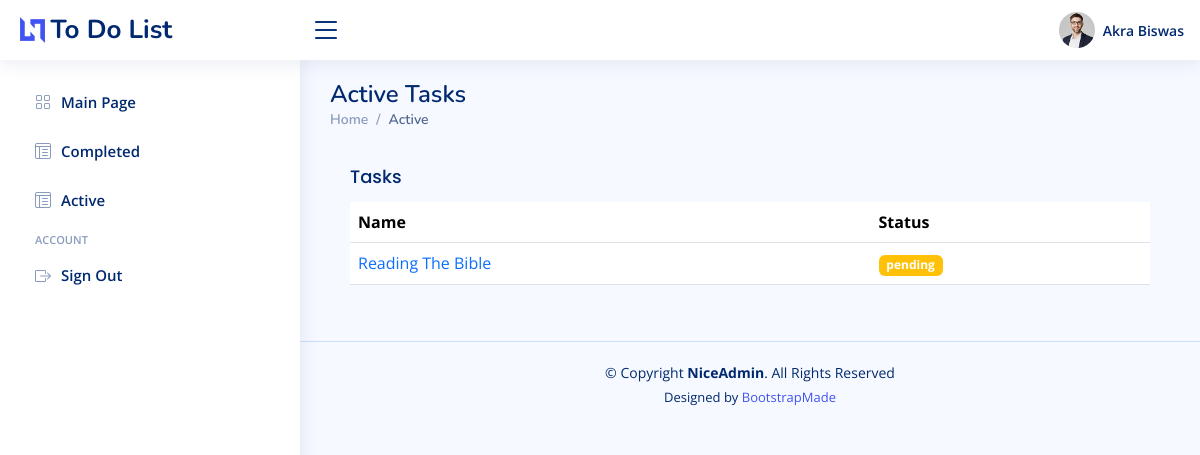
Page /todolist/display/pending (signed in) on the earlier database version.
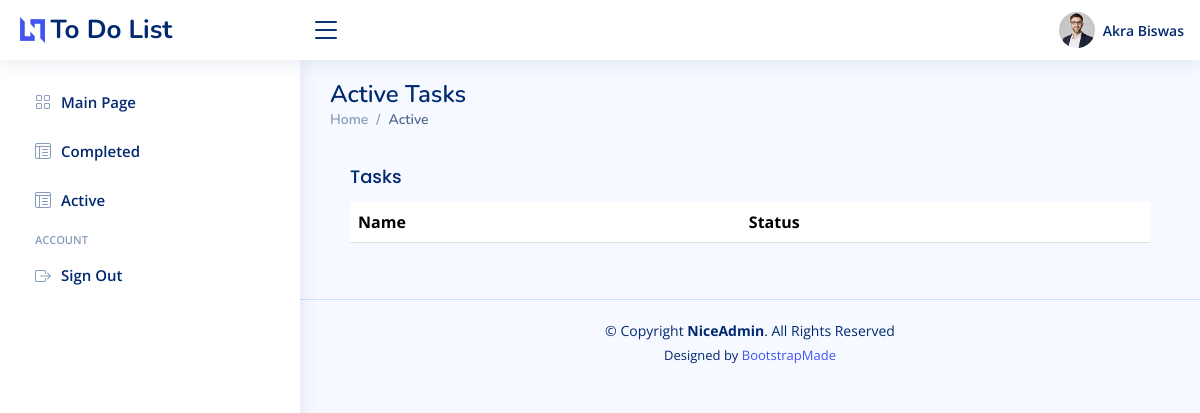
Same page on the later database version.
### ToDoList/models.py (models this page shows, shortened)
class Task(models.Model):
    name = models.CharField(max_length=150)
    time = models.DurationField(null=True)
    status_choices = [
        ("pending","pending"),
        ("complete","complete"),
        ("overdue","overdue"),
    ]
    status = models.CharField(max_length=20,choices=status_choices,default="pending")
    user_id = models.ForeignKey(User, on_delete=models.CASCADE, default=None)
    updated_at = models.DateTimeField(auto_now=True)

### ToDoList/views.py (the view)
# urls.py: path("display/<str:display_type>",views.display,name="display"),
def display(request, display_type):
    config = {}
    user_data = get_user_data(request)
    tasks = Task.objects.filter(user_id = user_data, status = display_type)
    config['display_type'] = "Completed" if display_type == "complete" else "Active"
    config['user'] = f"{user_data.first_name} {user_data.last_name}"
    config['tasks'] = tasks
    return render(request,"display.html",config)

### ToDoList/utils.py (called while the page is built)
def get_user_data(request):
    return User.objects.get(id = get_auth_from_session(request))

### authentication/utils.py (called while the page is built)
def get_auth_from_session(request):
    return request.session['user']

### ToDoList/templates/display.html (shortened to what this page needs)
{% extends "index.html" %}
{% block content %}
    <main id="main" class="main">
        <div class="pagetitle">
            <h1>{{display_type}} Tasks</h1>
            <nav>
            <ol class="breadcrumb">
                <li class="breadcrumb-item"><a href="{% url 'index'%}">Home</a></li>
                <li class="breadcrumb-item active">{{display_type}}</li>
            </ol>
            </nav>
        </div>
        <section class="section">
            <div class="row">
            <div class="col-12">
                <div class="card-body">
                  <h5 class="card-title">Tasks</h5>
                  <table class="table table-hover datatable">
                    <thead>
                      <tr>
                        <th scope="col">Name</th>
                        <th scope="col">Status</th>
                      </tr>
                    </thead>
                    <tbody>
                      {% for task in tasks %}
                            <tr>
                                <td><div class="text-primary">{{task.name}}</div></td>
                                <td><span class="badge {% if display_type == "Completed" %}bg-success{% else %}bg-warning{% endif %}">{{task.status}}</span></td>
                            </tr>
                      {% endfor %}
                    </tbody>
                  </table>
              </div>
            </div>
          </div>
          </section>
    </main>
{% endblock %}

Differences in the rows shown:
removed Task: name "Reading The Bible", status "pending"
